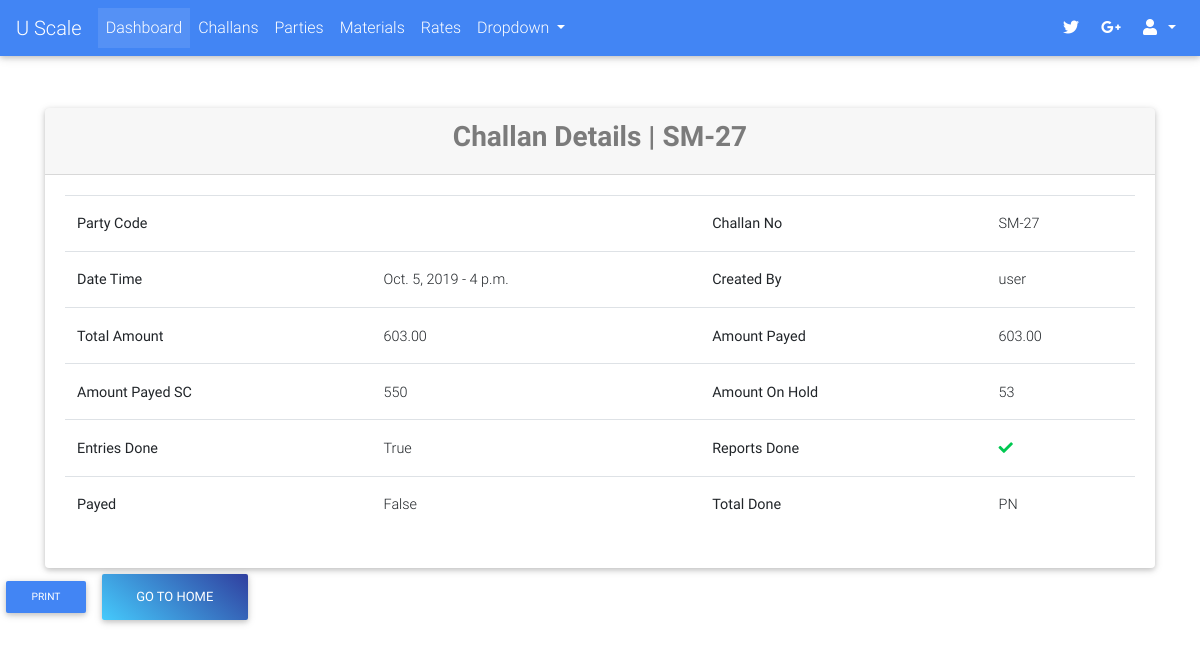
Before: /challans/detail/SM-27/ (signed in) with the older database file.
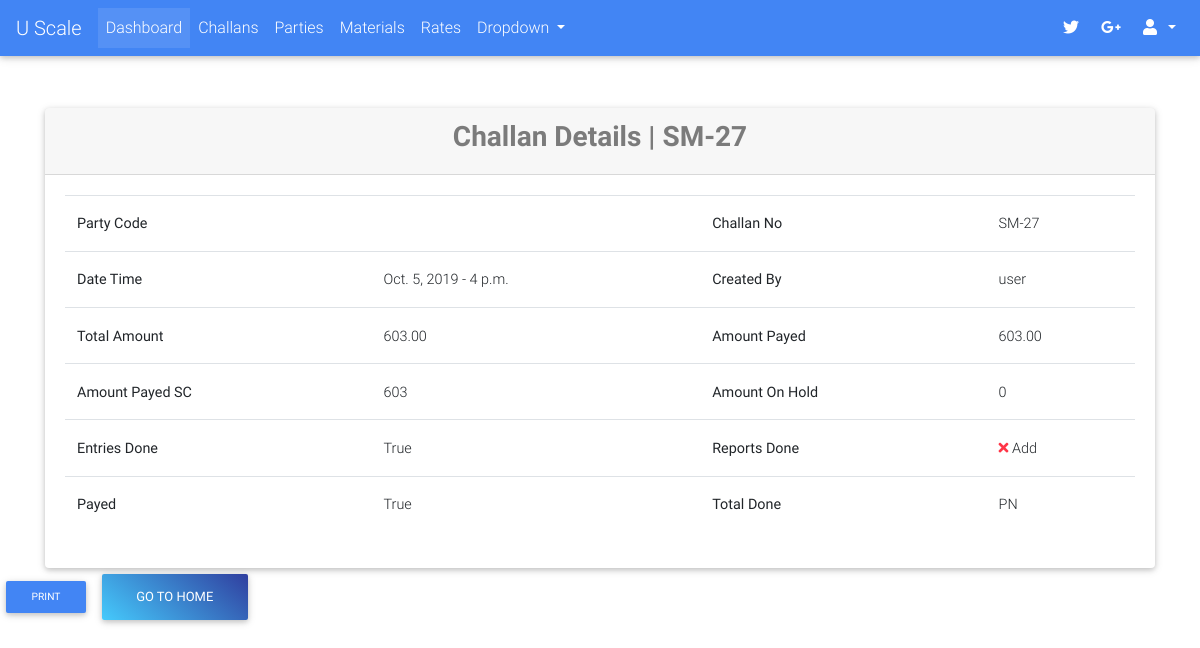
After: the same page with the newer database file.
### challans/models.py (models this page shows, shortened)
class Challan(models.Model):
    STATUS_CHOICES = (("PN", "Pending"), ("DN", "Done"))
    created_by = models.ForeignKey(User, on_delete=models.PROTECT)
    party = models.ForeignKey("parties.Party", on_delete=models.CASCADE)
    challan_no = models.CharField(max_length=32, unique=True, default=challan_no_generator)
    vehicle_details = models.CharField(max_length=128, blank=True, null=True)
    weights_amount = models.DecimalField(max_digits=9, decimal_places=2, default=0.00)
    extra_charges = models.DecimalField(max_digits=9, decimal_places=2, default=0.00)
    total_amount = models.DecimalField(max_digits=9, decimal_places=2, default=0.00)
    image = models.ImageField(upload_to="payments/", blank=True, null=True)
    extra_info = models.TextField(blank=True)
    created_on = models.DateTimeField(auto_now_add=True)
    updated_on = models.DateTimeField(auto_now=True)
    is_entries_done = models.BooleanField(default=False)
    is_reports_done = models.BooleanField(default=False)
    is_payed = models.BooleanField(default=False)
    status = models.CharField(max_length=2, choices=STATUS_CHOICES, default="PN")
    @property
    def get_assign_reports_url(self):
        return reverse_lazy("challans:assign_reports", kwargs={'challan_no': self.challan_no})

### payments/models.py (models this page shows, shortened)
class Payment(models.Model):
    PAYMENT_MODE_CHOICES = (("DP", "Direct Payment"), ("AL", "Account Less"))
    PAYMENT_STATUS_CHOICES = (("PN", "Pending"), ("DN", "Done"))
    challan = models.OneToOneField("challans.Challan", on_delete=models.CASCADE)
    payment_mode = models.CharField(max_length=2, choices=PAYMENT_MODE_CHOICES, blank=True, null=True)
    status = models.CharField(max_length=2, choices=PAYMENT_STATUS_CHOICES, default="PN")
    payed_amount = models.DecimalField(max_digits=9, decimal_places=2, default=0.00)
    amount = models.DecimalField(max_digits=9, decimal_places=2, null=True, blank=True)
    payed_on = models.DateTimeField(blank=True, null=True)
    image = models.ImageField(upload_to="payments/", blank=True, null=True)
    extra_info = models.TextField(blank=True)
    @property
    def calculate_payed_amount_pending(self):
        return sum([self.get_ac_tr_amount_pending, ])
    @property
    def calculate_payed_amount_succeed(self):
        return sum([self.get_ac_tr_amount_succeed, self.get_cash_tr_amount, self.get_wallet_tr_amount, ])
    @property
    def get_wallet_tr_amount(self):
        return self.wallettransaction_set.aggregate(total=Sum("amount"))["total"] or Decimal(0.00)
    @property
    def get_cash_tr_amount(self):
        return self.cashtransaction_set.aggregate(total=Sum("amount"))["total"] or Decimal(0.00)
    @property
    def get_ac_tr_amount_succeed(self):
        return self.accounttransaction_set.filter(status="DN").aggregate(total=Sum("amount"))["total"] or Decimal(0.00)
    @property
    def get_ac_tr_amount_pending(self):
        return self.accounttransaction_set.filter(status="PN").aggregate(total=Sum("amount"))["total"] or Decimal(0.00)

### challans/views.py (the view)
# urls.py: url(r'^detail/(?P<challan_no>[0-9a-zA-Z-]+)/$', views.ChallanDetailView.as_view(), name="detail"),
class ChallanDetailView(LoginRequiredMixin, DetailView):
    model = Challan
    slug_url_kwarg = "challan_no"
    slug_field = "challan_no"
    context_object_name = "challan"
    template_name = "challans/detail.html"

### parties/models.py (called while the page is built)
    @property
    def get_display_text(self):
        return self.party_code

### portal/templates/challans/detail.html (shortened to what this page needs)
{% extends "portal/base.html" %}
{% load crispy_forms_tags %}
{% block content %}
    <br><br>
    <div class="container">
        <div class="card">
            <div class="card-header">
                <h3 class="text-black-50 font-weight-bold text-center">Challan Details | {{ challan.challan_no   }}</h3>
            </div>
            <div class="card-body">
                <table class="table">
                    <tbody>
                        <tr>
                            <th>Party Code</th>
                            <td>{{ challan.party.get_display_text }}</td>
                            <th>Challan No</th>
                            <td>{{ challan.challan_no }}</td>
                        </tr>
                        <tr>
                            <th>Date Time</th>
                            <td>{{ challan.created_on.date }} - {{ challan.created_on.time }}</td>
                            <th>Created By</th>
                            <td>{{ challan.created_by }}</td>
                        </tr>
                        <tr>
                            <th>Total Amount</th>
                            <td>{{ challan.total_amount }}</td>
                            <th>Amount Payed</th>
                            <td>{{ challan.total_amount }}</td>
                        </tr>
                        <tr>
                            <th>Amount Payed SC</th>
                            <td>{{ challan.payment.calculate_payed_amount_succeed }}</td>
                            <th>Amount On Hold</th>
                            <td>{{ challan.payment.calculate_payed_amount_pending }}</td>
                        </tr>
                        <tr>
                            <th>Entries Done</th>
                            <td>{{ challan.is_entries_done }}</td>
                            <th>Reports Done</th>
                            <td>
                                {% if challan.is_reports_done %}
                                    <i class="fa fa-check text-success"></i>
                                {% else %}
                                    <i class="fa fa-times text-danger "></i> <a href="{{ challan.get_assign_reports_url }}">Add</a>
                                {% endif %}
                            </td>
                        </tr>
                        <tr>
                            <th>Payed</th>
                            <td>{{ challan.is_payed }}</td>
                            <th>Total Done</th>
                            <td>{{ challan.status }}</td>
                        </tr>
                    </tbody>
                </table>
            </div>
        </div>
    </div>
    <button class="btn btn-primary btn-sm">Print</button>
    <a href="{% url "portal:home" %}"><button class="btn blue-gradient">Go to home</button></a>
{% endblock %}

Changed rows visible on the page:
changed Challan "SM-27": payment.calculate_payed_amount_succeed "550" → "603"; payment.calculate_payed_amount_pending "53" → "0"; is_reports_done True → False (drawn); is_payed "False" → "True"
Other visible differences:
text now shown: "Add"
